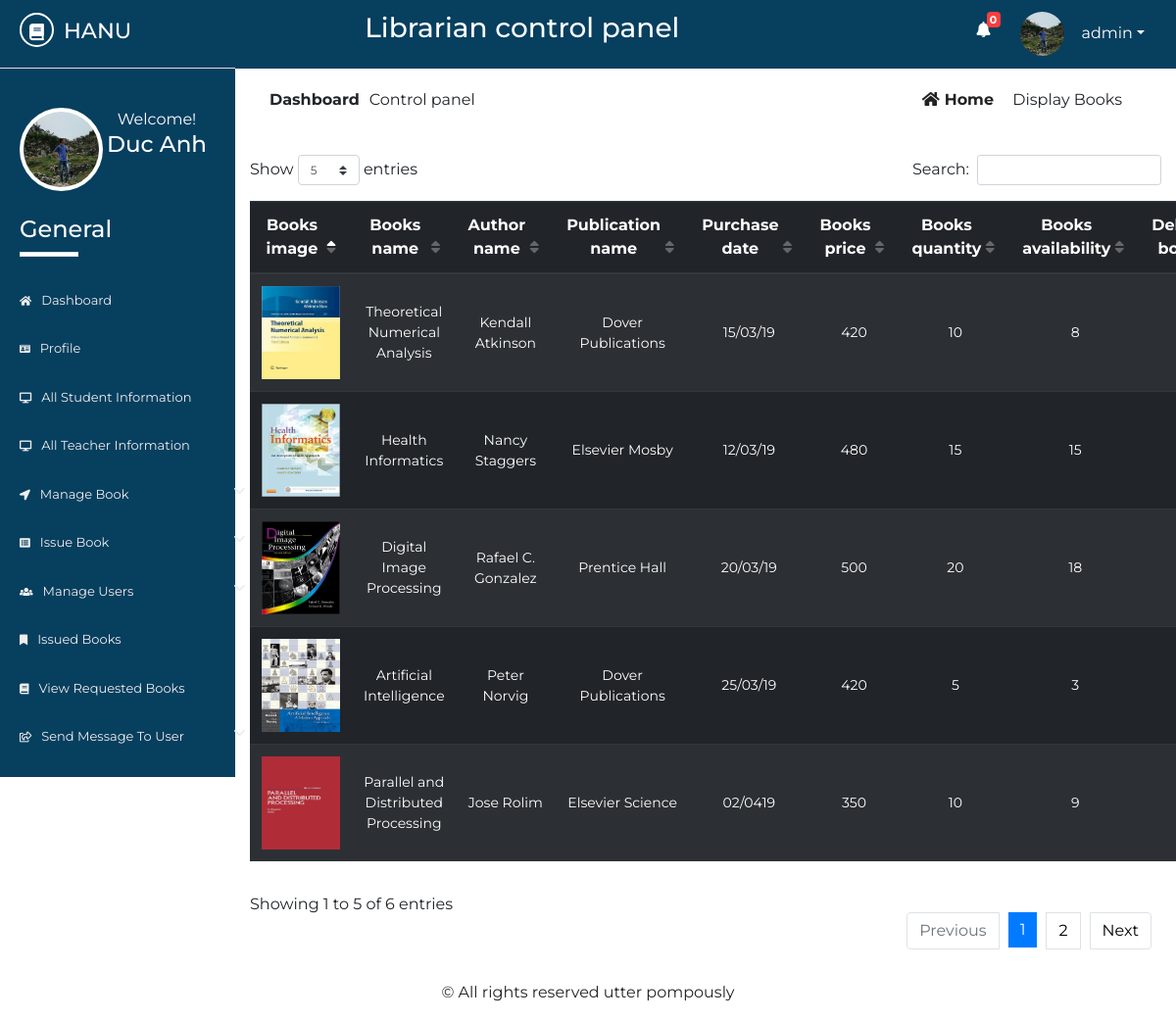
The page /librarian/display-books.php (signed in) on the database its author committed.
### tables this page shows
CREATE TABLE `lib_registration` (
  `id` int(2) NOT NULL,
  `name` varchar(50) NOT NULL,
  `username` varchar(20) NOT NULL,
  `password` varchar(20) NOT NULL,
  `email` varchar(50) NOT NULL,
  `phone` varchar(20) NOT NULL,
  `address` varchar(100) NOT NULL,
  `photo` varchar(500) NOT NULL,
  `status` varchar(7) NOT NULL
);

CREATE TABLE `add_book` (
  `id` int(10) NOT NULL,
  `books_name` varchar(50) NOT NULL,
  `books_image` varchar(5000) NOT NULL,
  `books_author_name` varchar(50) NOT NULL,
  `books_publication_name` varchar(50) NOT NULL,
  `books_purchase_date` varchar(20) NOT NULL,
  `books_price` varchar(10) NOT NULL,
  `books_quantity` varchar(20) NOT NULL,
  `books_availability` varchar(20) NOT NULL,
  `librarian_username` varchar(20) NOT NULL,
  `books_file` varchar(5000) NOT NULL
);

### librarian/display-books.php (the view, shortened to what this page needs)
       <?php
   include 'inc/header.php';
   include 'inc/connection.php';
?>
<div class="dashboard-content">
	<div class="dashboard-header">
		<div class="container">
			<div class="row">
				<div class="col-md-6">
					<div class="left">
						<p><span>dashboard</span>Control panel</p>
					</div>
				</div>
				<div class="col-md-6">
					<div class="right text-right">
						<a href="dashboard.php"><i class="fas fa-home"></i>home</a>
						<span class="disabled">display books</span>
					</div>
				</div>
			</div>
		</div>
           <div class="container">
               <div class="row">
                   <div class="col-md-12">
                       <div class="dbooks">
                           <table id="dtBasicExample" class="table table-striped table-dark text-center">
                          <thead>
                               <tr>
                                   <th>Books image</th>
                                   <th>Books name</th>
                                   <th>Author name</th>
                                   <th>Publication name</th>
                                   <th>Purchase date</th>
                                   <th>Books price</th>
                                   <th>Books quantity</th>
                                   <th>Books availability</th>
                                   <th>Delete book</th>
                               </tr>
                          </thead>
                           <tbody>
                            <?php
                               $res = mysqli_query($link, "select * from add_book");
                               while ($row = mysqli_fetch_array($res)) {
                                   echo "<tr>";
                                   echo "<td>"; ?><img src="<?php echo $row["books_image"]; ?> " height="100" width="100" alt=""> <?php echo "</td>";
                                   echo "<td>";
                                   echo $row["books_name"];
                                   echo "</td>";
                                   echo "<td>";
                                   echo $row["books_author_name"];
                                   echo "</td>";
                                   echo "<td>";
                                   echo $row["books_publication_name"];
                                   echo "</td>";
                                   echo "<td>";
                                   echo $row["books_purchase_date"];
                                   echo "</td>";
                                   echo "<td>";
                                   echo $row["books_price"];
                                   echo "</td>";
                                   echo "<td>";
                                   echo $row["books_quantity"];
                                   echo "</td>";
                                   echo "<td>";
                                   echo $row["books_availability"];
                                   echo "</td>";
                                    echo "<td>";
                                   ?><a href="delete-book.php?id=<?php echo $row["id"]; ?> "><i class="fas fa-trash"></i></a><?php
                                   echo "</td>";
                                   echo "</tr>";
                               }
                                ?>
                                </tbody>
                           </table>
                       </div>
                   </div>
               </div>
           </div>
	</div>
</div>
<?php
	include 'inc/footer.php';
 ?>

### librarian/inc/header.php (shortened to what this page needs)
<?php
    include 'inc/connection.php';
    $res = mysqli_query($link,"select * from request_books where read1='no'");
    $not= mysqli_num_rows($res);
 ?>
<!DOCTYPE html>
<html lang="en">
<head>
	<link rel="stylesheet" href="inc/css/bootstrap.min.css">
	<link rel="stylesheet" href="inc/css/bootstrap-select.min.css">
	<link rel="stylesheet" href="inc/css/fontawesome-all.min.css">
	<link rel="stylesheet" href="inc/css/datatables.min.css">
	<link rel="stylesheet" href="inc/css/pro1.css">
</head>
<body>
	<div class="main-content">
		<div class="wrapper">
			<div class="left-sidebar">
				<div class="p-title">
                    <h3><a href=""><i class="fas fa-book"></i><span>HANU</span></a></h3>
				</div>
				<div class="profile">
					<div class="profile-pic">
                        <?php
                            $res = mysqli_query($link, "select * from lib_registration where username='".$_SESSION['username']."'");
                            while ($row = mysqli_fetch_array($res)){
                                ?><img src="<?php echo $row["photo"]; ?> " height="" width="" alt="something wrong" class="rounded-circle"></a> <?php
                            }
                        ?>
					</div>
					<div class="profile-info text-center">
						<span>Welcome!</span>
						<h2>
              <?php
                $res = mysqli_query($link, "select * from lib_registration where username='".$_SESSION['username']."'");
                while ($row = mysqli_fetch_array($res)){
                  $name  =  $row["name"];
                  echo $name;
                }
              ?>
            </h2>
					</div>
				</div>
				<div class="sidebar-menu">
					<h3>General</h3>
					<div class="border"></div>
	                <ul>
	                    <li class="menu <?php if($page=='home'){ echo 'active';} ?>">
      						<a href="dashboard.php"><i class="fas fa-home"></i>Dashboard</a>
    					</li>
    					  <li class="menu <?php if($page=='profile'){ echo 'active';} ?>">
      						<a href="profile.php"><i class="fas fa-id-card"></i>profile</a>
    					</li>
	                    <li class="menu <?php if($page=='sinfo'){ echo 'active';} ?>">
      						<a href="all-student-info.php"><i class="fas fa-desktop"></i>all student information</a>
    					</li>
    					<li class="menu <?php if($page=='tinfo'){ echo 'active';} ?>">
      						<a href="all-teacher-info.php"><i class="fas fa-desktop"></i>all teacher information</a>
    					</li>
    					<li class="menu menu-toggle2">
      						<a href="#"><i class="fas fa-location-arrow"></i>manage book <span class="fa fa-chevron-down"></span></a>
    					</li>
	                   <li class="menu menu-toggle1">
      						<a href="#"><i class="fas fa-list-alt"></i>issue book <span class="fa fa-chevron-down"></span></a>
    					</li>
    					<li class="menu menu-toggle3">
      						<a href="#"><i class="fas fa-users"></i>manage users <span class="fa fa-chevron-down"></span></a>
    					</li>
    					 <li class="menu <?php if($page=='ibook'){ echo 'active';} ?>">
      						<a href="issued-books.php"><i class="fas fa-bookmark"></i>issued books</a>
    					</li>
    					<li class="menu <?php if($page=='rbook'){ echo 'active';} ?>">
      						<a href="requested-books.php"><i class="fas fa-book"></i>view requested books</a>
    					</li>
    					<li class="menu menu-toggle4">
      						<a href="#"><i class="far fa-share-square"></i>send message to user <span class="fa fa-chevron-down"></span></a>
    					</li>
    				</ul>
				</div>
			</div>
			<div class="content">
				<div class="inner">
					<div class="heading text-center">
						<h3>Librarian control panel</h3>
					</div>
					<div class="header-profile text-right">
						<ul>
                            <li class="icon">
                                <a href="requested-books.php" ><i class="fas fa-bell"></i></a>
                                <span class="count" onclick="window.location='requested-books.php'"><b><?php echo $not; ?></b></span>
                            </li>
							<li class="dropdown">
                                <?php
                                     $res = mysqli_query($link, "select * from lib_registration where username='".$_SESSION['username']."'");
                                     while ($row = mysqli_fetch_array($res)){
                                         ?><a href="" class="dropdown-toggle" data-toggle="dropdown"><img src="<?php echo $row["photo"]; ?>" alt=""><span><?php echo $_SESSION["username"]; ?></span></a> <?php
                                     }
                                ?>
							</li>
						</ul>
					</div>
				</div>

### librarian/inc/footer.php (shortened to what this page needs)
			</div>
		</div>
	</div>
    <div class="footer text-center">
        <p>&copy; All rights reserved utter pompously</p>
    </div>
</body>
</html>

### librarian/inc/css/pro1.css (style rules this page uses)
* { margin: 0; padding: 0; }
body { font-family: 'Montserrat', sans-serif; }
.border { width: 60px; height: 5px; background: #fff; }
.main-content { width: 100%; height: auto; overflow: hidden; }
.main-content .left-sidebar { width: 20%; height: auto; background: #073f5f; float: left; }
.main-content .left-sidebar .p-title { width: 100%; padding: 13px; padding-left: 20px; background: #073f5f; border-bottom: 1px solid #ddd; }
.main-content .p-title a { text-decoration: none; color: #fff; font-size: 22px; text-transform: uppercase; }
.main-content .p-title a i { width: 35px; height: 35px; line-height: 35px; text-align: center; font-size: 17px; border-radius: 50%; border: 2px solid #fff; }
.main-content .p-title a span { margin-left: 10px; }
.main-content .left-sidebar .profile { width: 100%; padding: 20px; margin-top: 0; padding-top: 0; }
.main-content .left-sidebar .profile .profile-pic { width: 40%; float: left; }
.main-content .left-sidebar .profile img { width: 85px; height: 85px; position: inherit; padding: 4px; background: #fff; overflow: hidden; }
.main-content .left-sidebar .profile .profile-info { width: 60%; float: left; color: #fff; }
.main-content .left-sidebar .profile .profile-info h2 { font-size: 23px; }
.sidebar-menu { color: #fff; width: 100%; padding-top: 60px; padding-left: 0; }
.sidebar-menu h3 { margin-left: 20px; font-size: 24px; }
.sidebar-menu .border { margin-left: 20px; margin-bottom: 20px; }
.sidebar-menu ul li a { text-decoration: none; color: #eee; width: 270px; padding: 15px 20px; font-size: 13px; display: block; text-transform: capitalize; transition: all .5s ease; }
.sidebar-menu ul { padding-left: 0; }
.sidebar-menu ul li a i { margin-right: 10px; font-size: smaller; }
.sidebar-menu ul li a span { float: right; }
.content { width: 80%; height: auto; float: right; }
.content .inner { width: 100%; height: 70px; background: #073f5f; padding: 12px; }
.content .inner .heading { width: 60%; float: left; color: #fff; }
.content .inner .header-profile { width: calc(40%- 20px); float: right; margin-right: 20px; position: relative; }
.content .inner .header-profile .icon i { margin-right: 30px; font-size: 16px; margin-top: 10px; }
.header-profile .dropdown span { color: #fff; margin-left: 10px; }
.header-profile .icon span { color: #fff; position: absolute; left: 10px; top: 0; font-size: 11px; width: 14px; height: 16px; line-height: 16px; text-align: center; border-radius: 4px; background: #FA3E3E; }
.header-profile ul li { list-style: none; float: left; }
.header-profile ul li i { color: #fff; }
.header-profile img { width: 40px; height: 40px; border-radius: 50%; margin-right: 8px; }
.dropdown a { text-decoration: none; color: #fff; }
.dropdown img { width: 45px; height: 45px; border-radius: 50%; }
.dashboard-header .left { padding: 20px; }
.dashboard-header .left p span { text-transform: capitalize; margin-right: 10px; font-weight: bold; }
.dashboard-header .right { padding: 20px; margin-right: 20px; }
.dashboard-header .right a { text-transform: capitalize; text-decoration: none; color: #222; margin-right: 15px; font-weight: bold; }
.dashboard-header .right a i { margin-right: 5px; }
.dashboard-header .right span { text-transform: capitalize; }
.dbooks table thead { font-size: 16px; }
.dbooks table tbody { font-size: 14px; vertical-align: middle; }
.dbooks table thead th { vertical-align: middle; }
.dbooks table tbody td { vertical-align: middle; }
.dbooks table tbody img { width: 80px; height: 95px; }

### rows shown on the page
lib_registration: photo (picture), name "Duc Anh"
add_book: books_image (picture), books_name "Theoretical Numerical Analysis", books_author_name "Kendall Atkinson", books_publication_name "Dover Publications", books_purchase_date "15/03/19", books_price "420", books_quantity "10", books_availability "8"
add_book: books_image (picture), books_name "Health Informatics", books_author_name "Nancy Staggers", books_publication_name "Elsevier Mosby", books_purchase_date "12/03/19", books_price "480", books_quantity "15", books_availability "15"
add_book: books_image (picture), books_name "Digital Image Processing", books_author_name "Rafael C. Gonzalez", books_publication_name "Prentice Hall", books_purchase_date "20/03/19", books_price "500", books_quantity "20", books_availability "18"
add_book: books_image (picture), books_name "Artificial Intelligence", books_author_name "Peter Norvig", books_publication_name "Dover Publications", books_purchase_date "25/03/19", books_price "420", books_quantity "5", books_availability "3"
add_book: books_image (picture), books_name "Parallel and Distributed Processing", books_author_name "Jose Rolim", books_publication_name "Elsevier Science", books_purchase_date "02/0419", books_price "350", books_quantity "10", books_availability "9"

### other values the page prints
$not "0"
